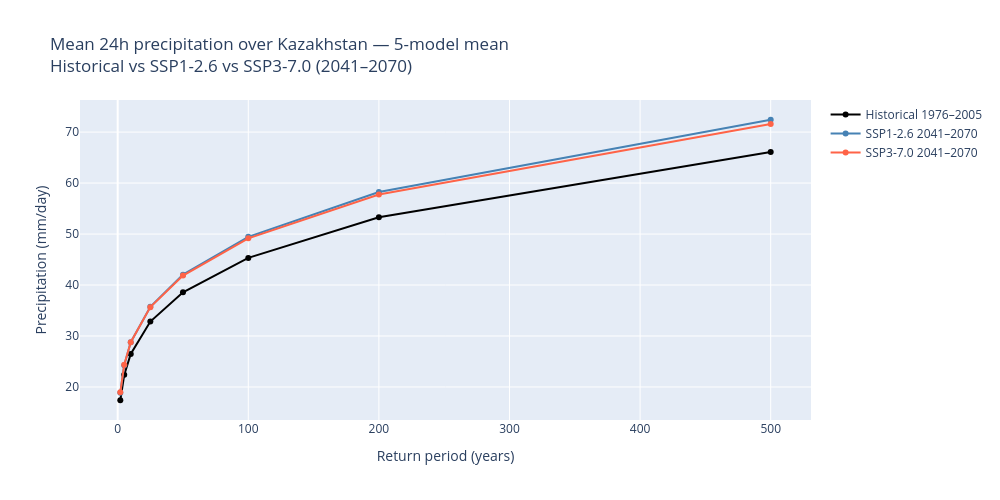

The cell this chart's notebook holds for it:
### Markdown cell above
### Precipitation vs. frequency curves (Kazakhstan spatial mean)

Multi-model mean IDF spatially averaged over Kazakhstan, for the historical
baseline and both SSP scenarios — direct equivalent of Step 8 in original.

### Code cell
fig_freq = go.Figure(layout={'width': 1000, 'height': 500})

# Historical
_h_ys, _h_ye = TIME_FRAMES['historical']
ds_h  = xr.open_dataset(
    results_dir / f'idf_24h_multimodel_historical_{_h_ys}-{_h_ye}.nc'
)
mean_h = ds_h['idf'].mean(dim=['lat', 'lon'], skipna=True)
df_h   = mean_h.to_dataframe().reset_index()
fig_freq.add_trace(go.Scatter(
    x=df_h['return_period'], y=df_h['idf'],
    name=f'Historical {_h_ys}–{_h_ye}',
    line=dict(color='black', width=2),
))
ds_h.close()

# SSP scenarios
_colors = {'ssp126': 'steelblue', 'ssp370': 'tomato'}
_labels = {'ssp126': 'SSP1-2.6 2041–2070', 'ssp370': 'SSP3-7.0 2041–2070'}

for scenario in ['ssp126', 'ssp370']:
    ystart, yend = TIME_FRAMES[scenario]
    ds_s   = xr.open_dataset(
        results_dir / f'idf_24h_multimodel_{scenario}_{ystart}-{yend}.nc'
    )
    mean_s = ds_s['idf'].mean(dim=['lat', 'lon'], skipna=True)
    df_s   = mean_s.to_dataframe().reset_index()
    fig_freq.add_trace(go.Scatter(
        x=df_s['return_period'], y=df_s['idf'],
        name=_labels[scenario],
        line=dict(color=_colors[scenario], width=2),
    ))
    ds_s.close()

fig_freq.update_layout(
    yaxis=dict(title='Precipitation (mm/day)'),
    xaxis=dict(title='Return period (years)'),
    title=(
        f'Mean 24h precipitation over {areaname} — 5-model mean<br>'
        f'Historical vs SSP1-2.6 vs SSP3-7.0 (2041–2070)'
    ),
)
fig_freq.show()
fig_freq.write_image(
    str(plots_dir / 'mean_prec_24h_historical_ssp126_ssp370.png')
)
print('Saved: mean_prec_24h_historical_ssp126_ssp370.png')

### Figure 1 — Plotly figure (JSON) as saved in the notebook; plotly's stock layout.template omitted (floating-point values rounded to 4 significant figures)
{"data": [{"line": {"color": "black", "width": 2}, "name": "Historical 1976–2005", "type": "scatter", "x": [2, 5, 10, 25, 50, 100, 200, 500], "y": [17.4, 22.38, 26.49, 32.84, 38.57, 45.32, 53.28, 66.11]}, {"line": {"color": "steelblue", "width": 2}, "name": "SSP1-2.6 2041–2070", "type": "scatter", "x": [2, 5, 10, 25, 50, 100, 200, 500], "y": [18.85, 24.29, 28.78, 35.74, 42.04, 49.46, 58.24, 72.42]}, {"line": {"color": "tomato", "width": 2}, "name": "SSP3-7.0 2041–2070", "type": "scatter", "x": [2, 5, 10, 25, 50, 100, 200, 500], "y": [18.95, 24.35, 28.79, 35.66, 41.87, 49.15, 57.75, 71.59]}], "layout": {"height": 500, "title": {"text": "Mean 24h precipitation over Kazakhstan — 5-model mean<br>Historical vs SSP1-2.6 vs SSP3-7.0 (2041–2070)"}, "width": 1000, "xaxis": {"title": {"text": "Return period (years)"}}, "yaxis": {"title": {"text": "Precipitation (mm/day)"}}}}
